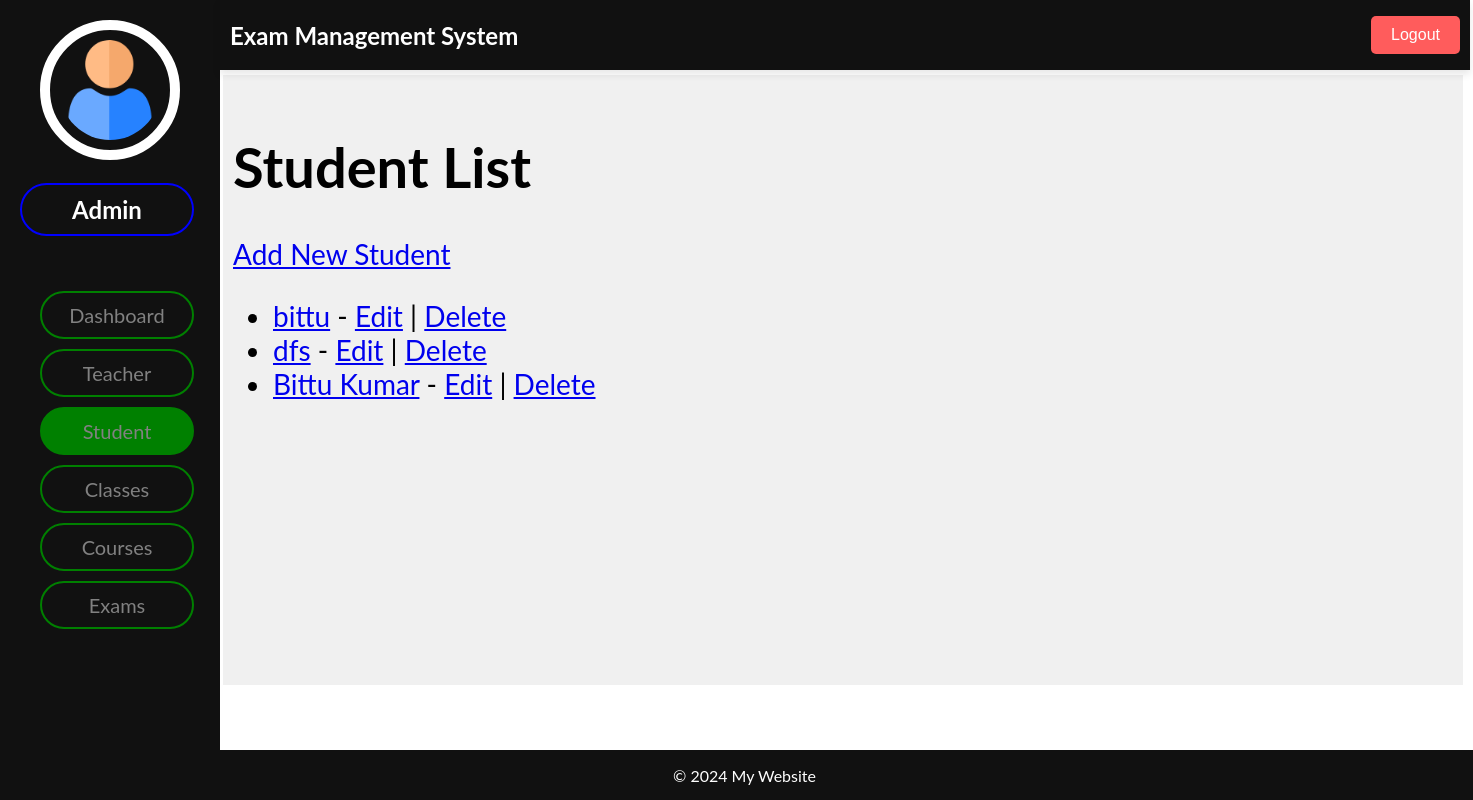
The page /adminpanel/students/all on the database as committed earlier.
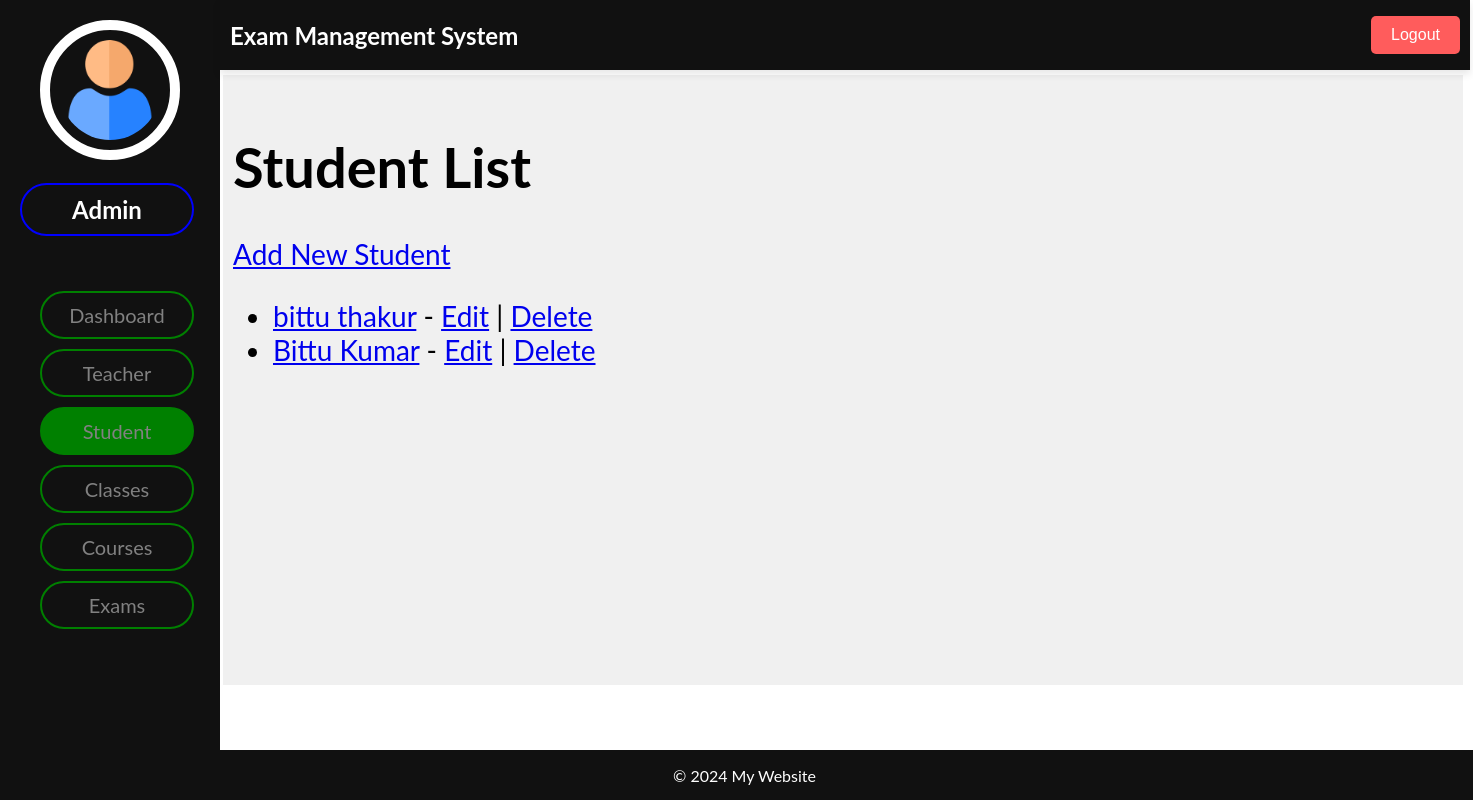
The same page on the database as committed later.
### admin_panel/models.py (models this page shows, shortened)
class Student(models.Model):
    student_id = models.AutoField(primary_key=True)
    name = models.CharField(max_length=100)
    registration_no = models.CharField(max_length=50)
    email = models.EmailField()
    phone = models.CharField(max_length=15)

### admin_panel/views.py (the view)
# urls.py: path('students/all', views.student_list, name='student_list'),
def student_list(request):
    students = Student.objects.all()
    return render(request, 'students/student_list.html', {'students': students})

### admin_panel/templates/students/student_list.html (shortened to what this page needs)
{% extends "dashboard/index.html" %}
{% block header %}
    {% include "dashboard/header.html" %}
{% endblock header %}
{% block sidenav %}
    {% include "students/sidenav.html" %}
{% endblock sidenav %}
{% block main %}
    <h1>Student List</h1>
    <a href="{% url 'student_create' %}">Add New Student</a>
    <ul>
        {% for student in students %}
            <li>
                <a href="{% url 'student_detail' student.pk %}">{{ student.name }}</a> -
                <a href="{% url 'student_update' student.pk %}">Edit</a> |
                <a href="{% url 'student_delete' student.pk %}">Delete</a>
            </li>
        {% endfor %}
    </ul>
{% endblock main %}
{% block footer %}
    {% include "dashboard/footer.html" %}
{% endblock footer %}

### admin_panel/templates/dashboard/index.html (shortened to what this page needs)
<!DOCTYPE html>
{% load static %}
<html lang="en">
<head>
    <link rel="stylesheet" type="text/css" href="{% static "css/index.css" %}">
</head>
<body>
    <header> {% block header %}{% endblock header %} </header>
    <div class="sidenav">{% block sidenav %}{% endblock sidenav %}</div>
    <div class="main">
        {% block main %} {% endblock main %}
    </div>
    <footer> {% block footer %}{% endblock footer %} </footer>
</body>
</html>

### admin_panel/templates/dashboard/header.html
<h1>Exam Management System</h1>
<button>Logout</button>

### admin_panel/templates/students/sidenav.html
{% load static %}
<div class="admin_profile">
    <img src="{% static "images/user.png" %}"/>
    <h2>Admin</h2>
</div>
<br/>
<ul class="sections">
    <li><a href="{% url "dashboard" %}">Dashboard</a></li>
    <li><a href="{% url "teachers" %}">Teacher</a></li>
    <li><a href="{% url "students" %}" class="current_nav">Student</a></li>
    <li><a href="{% url "classes" %}">Classes</a></li>
    <li><a href="{% url "courses" %}">Courses</a></li>
    <li><a href="{% url "exams" %}">Exams</a></li>
</ul>

### admin_panel/templates/dashboard/footer.html
<p>&copy; 2024 My Website</p>

### admin_panel/static/css/index.css (style rules this page uses)
body { font-family: "Lato", sans-serif; }
.sidenav { height: 100%; width: 220px; position: fixed; z-index: 1; top: 0; left: 0; background-color: #111; overflow-x: hidden; overflow-y: scroll; padding-top: 20px; }
.main { margin-left: 215px; margin-top: 75px; font-size: 28px; padding: 20px 10px; width: 1220px; height: 570px; overflow-y: scroll; background-color: #f0f0f0; }
header { position: fixed; background-color: #111; height: 50px; width: 1230px; padding: 10px; top: 0; left: 220px; display: flex; justify-content: space-between; align-items: center; color: white; box-shadow: 0 4px 8px rgba(0, 0, 0, 0.1); z-index: 1000; }
header h1 { margin: 0; font-size: 1.5em; }
header button { padding: 10px 20px; background-color: #ff5c5c; color: white; border: none; border-radius: 5px; cursor: pointer; font-size: 1em; }
footer { background-color: #111; height: 50px; width: 100%; position: fixed; bottom: 0; color: white; text-align: center; }
.admin_profile img { width: 100px; height: 100px; border-radius: 100%; border: 10px solid white; padding: 10px; margin-left: 40px; }
.admin_profile h2 { color: white; text-align: center; border: 2px solid blue; border-radius: 50px; padding: 10px; width: 150px; margin-left: 20px; }
.sections li a { border: 2px solid green; border-radius: 50px; padding: 10px; text-decoration: none; font-size: 20px; color: #818181; display: block; text-align: center; width: 130px; }
.sections li { list-style-type: none; padding: 0; margin-left: 0; display: block; margin-top: 10px; align-self: center; }
.current_nav { background-color: green; color: white; }

Rows that differ between the two databases and show on the page:
removed Student: name "dfs"
changed Student: name "bittu" → "bittu thakur"
